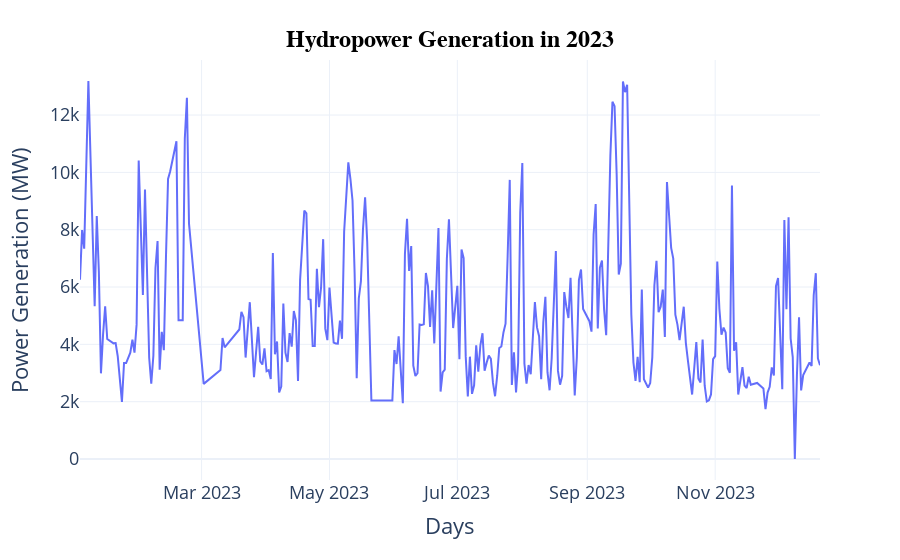

Source (notebook cell):
### Markdown cell above
## --------------------
## EDA Year 2023
## --------------------

### Code cell
year = '2023'

# Create the plot using Plotly Express
pwr_line_2023 = px.line(df_total_pwr_2023, x = 'Day',y='Power Generation (MW)')

# Customize the layout
pwr_line_2023.update_layout(
    xaxis_title='Days',
    yaxis_title='Power Generation (MW)',
    font=dict(size=18),
    template='plotly_white',  # Similar to seaborn's 'whitegrid' style
    title={
        'text': f'Hydropower Generation in {year}',
        'x': 0.5,  # Center the title
        'xanchor': 'center',
        'yanchor': 'top',
        'font': {'size': 24, 'family': 'Arial, sans-serif', 'color': 'black', 'weight': 'bold'}
    }  # Center the title
)

# Display the plot
pwr_line_2023.show()

### Figure 1 — Plotly figure (JSON) as saved in the notebook; plotly's stock layout.template omitted (floating-point values rounded to 4 significant figures; data arrays with more than 128 entries replaced by an {"elided": "..."} marker saying what was removed)
{"data": [{"hovertemplate": "Day=%{x}<br>Power Generation (MW)=%{y}<extra></extra>", "legendgroup": "", "line": {"color": "#636efa", "dash": "solid"}, "marker": {"symbol": "circle"}, "mode": "lines", "name": "", "orientation": "v", "showlegend": false, "type": "scatter", "x": {"elided": "298 str values"}, "xaxis": "x", "y": {"elided": "298 int values"}, "yaxis": "y"}], "layout": {"font": {"size": 18}, "legend": {"tracegroupgap": 0}, "margin": {"t": 60}, "title": {"font": {"color": "black", "family": "Arial, sans-serif", "size": 24, "weight": "bold"}, "text": "Hydropower Generation in 2023", "x": 0.5, "xanchor": "center", "yanchor": "top"}, "xaxis": {"anchor": "y", "domain": [0, 1], "title": {"text": "Days"}}, "yaxis": {"anchor": "x", "domain": [0, 1], "title": {"text": "Power Generation (MW)"}}}}
